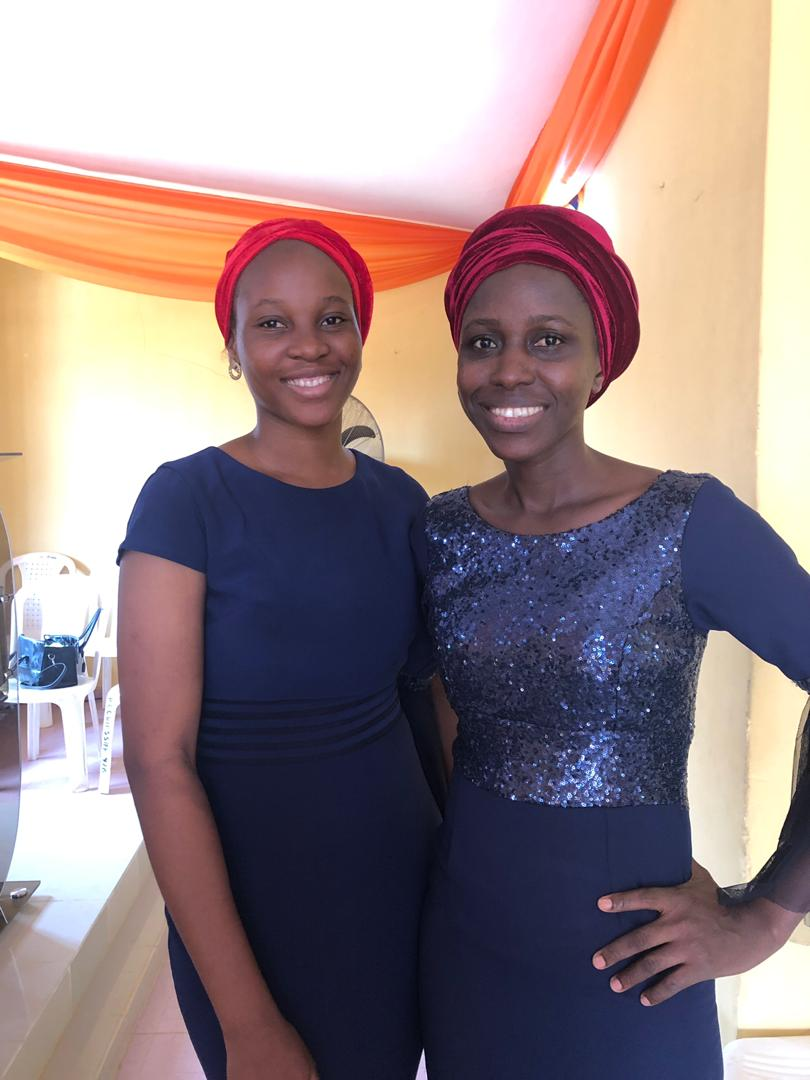
#> input picture imgs/pre_tope.jpg, 810 x 1080 px
$ python contours.py
#> lines starting #> are read from the running program, lines starting #| are printed output that depends on the picture; after the words box and inside, x2 and y2 are one past the last pixel; in counts of white or black regions, pixels touching at a corner belong together
import cv2 as cv
import numpy as np


img = cv.imread('imgs/pre_tope.jpg')
#> img is the input picture: shape (1080, 810, 3); mean B, G, R 133.2, 132, 150.6
w = img.shape[1]
#> w = 810
h = img.shape[0]
#> h = 1080
img = cv.resize(img, (int(w*0.3), int(h*0.3)), interpolation=cv.INTER_CUBIC)
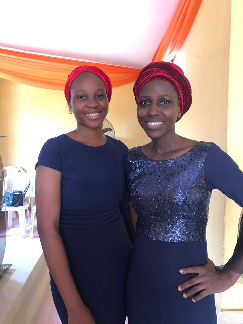
#> img: shape (324, 243, 3); mean B, G, R 133.2, 132, 150.6
cv.imshow('img', img)

img_copy = img.copy()

gray = cv.cvtColor(img, cv.COLOR_BGR2GRAY)
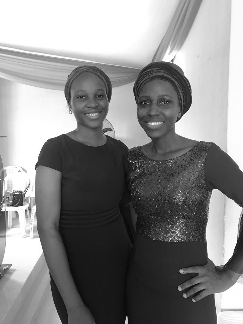
#> gray: shape (324, 243); min 3, max 255, mean 137.7
# cv.imshow('gray', gray)

blur = cv.blur(gray, (5,5))
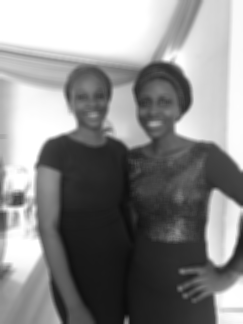
#> blur: shape (324, 243); min 13, max 255, mean 137.7
# cv.imshow('blur', blur)

canny = cv.Canny(blur, 125, 125)
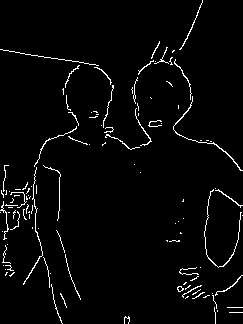
#> canny: shape (324, 243); 2.9% white in thin lines or dots
# cv.imshow('canny', canny)


ret, thresh = cv.threshold(blur, 100, 255, cv.THRESH_BINARY)
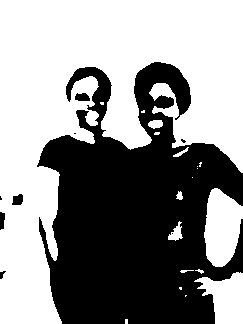
#> thresh: shape (324, 243); 56.4% white; 9 black regions (4 under 20 px)
cv.imshow('threshold', thresh)

contours, hierachies = cv.findContours(canny, cv.RETR_TREE, cv.CHAIN_APPROX_NONE)
#> contours = 119 contours, 115 with area under 20; largest, box (x1, y1, x2, y2) and area: (173, 96, 243, 171) 44, (177, 286, 184, 292) 22, (23, 167, 43, 285) 22, (204, 189, 242, 268) 20
print("no of contours: {}".format(len(contours)))
#| no of contours: 119

blank = np.zeros(gray.shape, dtype='uint8')

# [4 lines of commented-out code are left out]
cv.drawContours(blank, contours, -1, (255,255,255), 1)
cv.drawContours(img_copy, contours, -1, (0,255,0), 3)
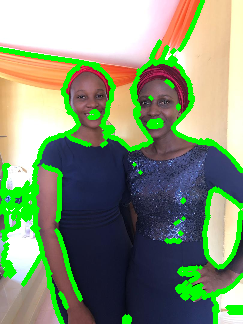
#> img_copy: shape (324, 243, 3); 12.72% of pixels changed, all inside (x1, y1, x2, y2) = (0, 0, 243, 324)

cv.imshow('blank', blank)
cv.imshow('img_copy', img_copy)
# [4 lines of commented-out code are left out]

cv.waitKey(0)

$ run again, with imgs/babe.jpg copied over imgs/pre_tope.jpg
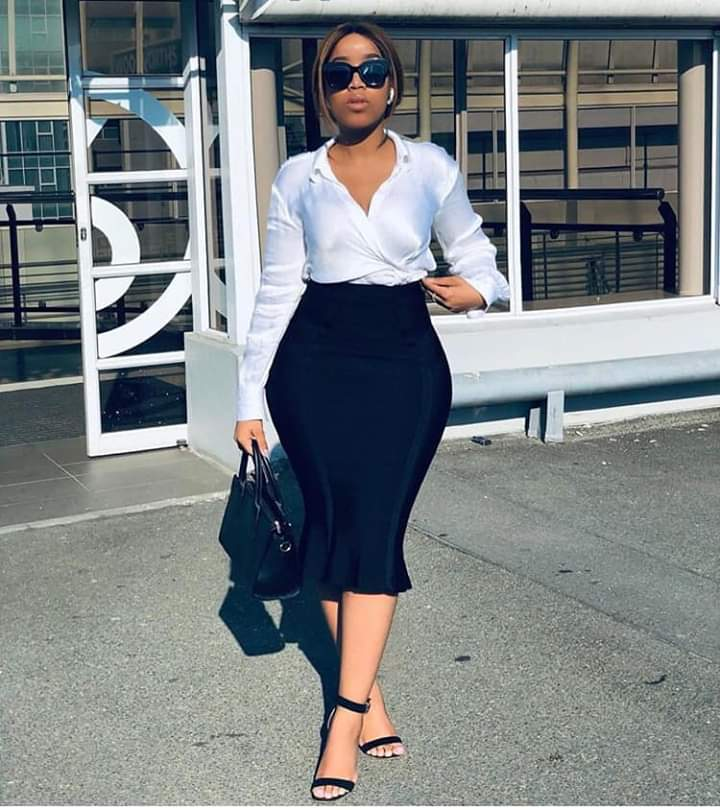
#> input picture imgs/babe.jpg, 720 x 810 px
#> img is the input picture: shape (810, 720, 3); mean B, G, R 131.2, 128.9, 123.7
#> img: shape (243, 216, 3)
#> `canny = cv.Canny(blur, 125, 125)`:
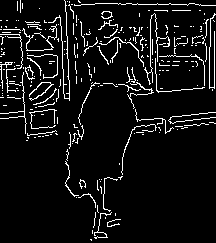
#> canny: shape (243, 216); 7.3% white in thin lines or dots
#> thresh: shape (243, 216); 69.2% white; 26 black regions (10 under 20 px)
#> contours = 260 contours, 257 with area under 20; largest, box (x1, y1, x2, y2) and area: (29, 82, 54, 101) 27, (99, 37, 144, 67) 21, (22, 24, 57, 51) 20
#| no of contours: 260
#> `cv.drawContours(img_copy, contours, -1, (0,255,0), 3)`:
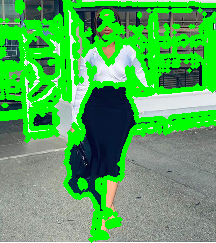
#> img_copy: shape (243, 216, 3); mean B, G, R 88.9, 169.8, 83.7
